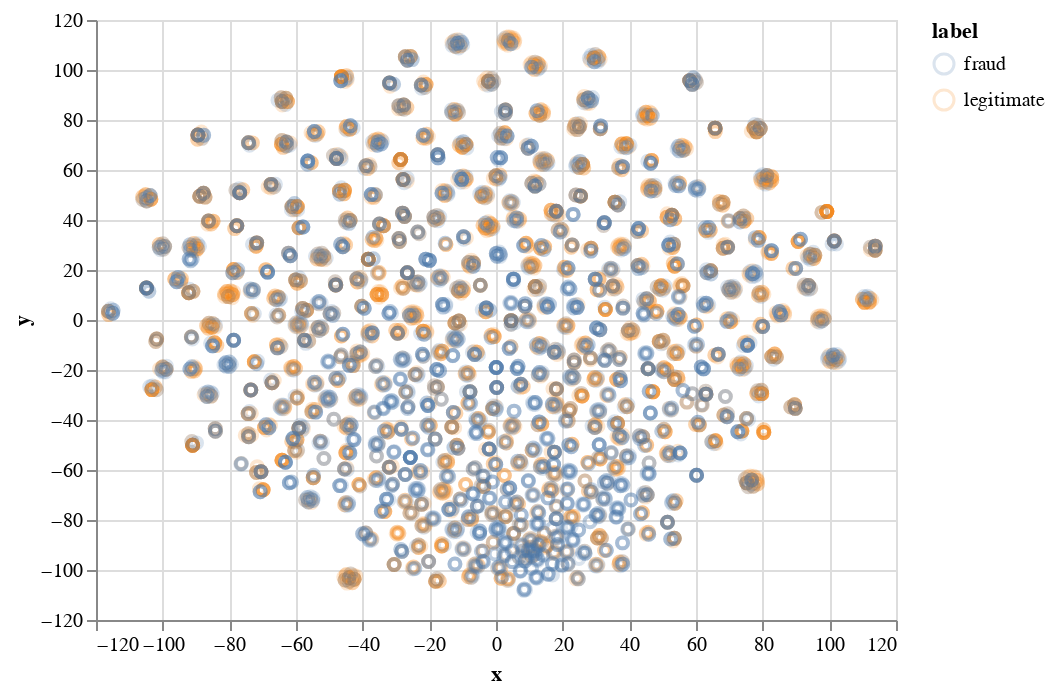

Write notebook code for a chart like this one.
### Markdown cell above
This graph is interactive, so zoom in and take a look!

As we can see, there's a lot of overlap between the classes here and merchant ID alone isn't an obvious way to differentiate between legitimate and fraudulent transactions.

## What if we use a nonlinear visualization technique?

Sometimes, a nonlinear visualization technique can work better than a linear one like PCA.  The next approach we'll try is called t-distributed stochastic neighbor embedding, or t-SNE for short.  t-SNE learns a mapping from high-dimensional points to low-dimensional points so that points that are similar in high-dimensional space are likely to be similar in low-dimensional space as well.  t-SNE can sometimes identify structure that simpler techniques like PCA can't, but this power comes at a cost:  it is much more expensive to compute than PCA and doesn't parallelize well.  (t-SNE also works best for visualizing two-dimensional data when it is reducing from tens of dimensions rather than hundreds or thousands.  So, in some cases, you'll want to use a fast technique like PCA to reduce your data to a few dozen dimensions before using t-SNE.  That's what we're doing with the `TruncatedSVD` class in the next cell.)

✅ *You can go back and re-run this entire notebook after changing `HASH_BUCKETS` to a different value.*

### Code cell
import sklearn.manifold
tsne = sklearn.manifold.TSNE()

# use SVD to reduce the dimensionality before fitting t-SNE
svd = sklearn.decomposition.TruncatedSVD(16)
svd_a = svd.fit_transform(merchants)

tsne_a = tsne.fit_transform(svd_a)

merchants_df["x"] = tsne_a.T[0]
merchants_df["y"] = tsne_a.T[1]

alt.Chart(merchants_df).mark_point(opacity=0.2).encode(x="x:Q", y="y:Q", color="label")

### Figure 1 — Vega-Lite specification as saved in the notebook (floating-point values rounded to 4 significant figures; data arrays with more than 128 entries replaced by an {"elided": "..."} marker saying what was removed)
{"config": {"view": {"continuousWidth": 400, "continuousHeight": 300}}, "data": {"name": "data-9054c9c408a61b69de405d7dd43d0067"}, "mark": {"type": "point", "opacity": 0.2}, "encoding": {"color": {"type": "nominal", "field": "label"}, "x": {"type": "quantitative", "field": "x"}, "y": {"type": "quantitative", "field": "y"}}, "$schema": "https://vega.github.io/schema/vega-lite/v4.8.1.json", "datasets": {"data-9054c9c408a61b69de405d7dd43d0067": {"elided": "5000 records"}}}
